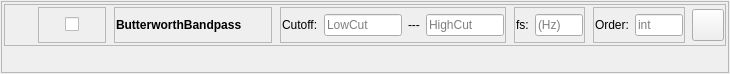
<?xml version="1.0" encoding="UTF-8"?>
<ui version="4.0">
 <class>topLevelForm</class>
 <widget class="QWidget" name="topLevelForm">
  <property name="geometry">
   <rect>
    <x>0</x>
    <y>0</y>
    <width>730</width>
    <height>74</height>
   </rect>
  </property>
  <property name="sizePolicy">
   <sizepolicy hsizetype="Preferred" vsizetype="Minimum">
    <horstretch>0</horstretch>
    <verstretch>0</verstretch>
   </sizepolicy>
  </property>
  <property name="maximumSize">
   <size>
    <width>800</width>
    <height>100</height>
   </size>
  </property>
  <property name="windowTitle">
   <string>Form</string>
  </property>
  <layout class="QVBoxLayout" name="verticalLayout">
   <property name="leftMargin">
    <number>1</number>
   </property>
   <property name="topMargin">
    <number>1</number>
   </property>
   <property name="rightMargin">
    <number>1</number>
   </property>
   <property name="bottomMargin">
    <number>1</number>
   </property>
   <item>
    <widget class="QFrame" name="frame_6">
     <property name="frameShape">
      <enum>QFrame::StyledPanel</enum>
     </property>
     <property name="frameShadow">
      <enum>QFrame::Raised</enum>
     </property>
     <layout class="QVBoxLayout" name="verticalLayout_3">
      <property name="leftMargin">
       <number>1</number>
      </property>
      <property name="topMargin">
       <number>1</number>
      </property>
      <property name="rightMargin">
       <number>1</number>
      </property>
      <property name="bottomMargin">
       <number>1</number>
      </property>
      <item>
       <widget class="QWidget" name="DataProcessorSettingsWidget" native="true">
        <layout class="QHBoxLayout" name="horizontalLayout_10">
         <property name="leftMargin">
          <number>1</number>
         </property>
         <property name="topMargin">
          <number>1</number>
         </property>
         <property name="rightMargin">
          <number>1</number>
         </property>
         <property name="bottomMargin">
          <number>1</number>
         </property>
         <item>
          <widget class="QFrame" name="frame">
           <property name="sizePolicy">
            <sizepolicy hsizetype="Preferred" vsizetype="Minimum">
             <horstretch>0</horstretch>
             <verstretch>0</verstretch>
            </sizepolicy>
           </property>
           <property name="frameShape">
            <enum>QFrame::StyledPanel</enum>
           </property>
           <property name="frameShadow">
            <enum>QFrame::Raised</enum>
           </property>
           <layout class="QHBoxLayout" name="horizontalLayout_12">
            <property name="leftMargin">
             <number>1</number>
            </property>
            <property name="topMargin">
             <number>1</number>
            </property>
            <property name="rightMargin">
             <number>1</number>
            </property>
            <property name="bottomMargin">
             <number>1</number>
            </property>
            <item>
             <widget class="QLabel" name="DataProcessorStateLabel">
              <property name="sizePolicy">
               <sizepolicy hsizetype="Fixed" vsizetype="Minimum">
                <horstretch>0</horstretch>
                <verstretch>0</verstretch>
               </sizepolicy>
              </property>
              <property name="minimumSize">
               <size>
                <width>25</width>
                <height>0</height>
               </size>
              </property>
              <property name="text">
               <string/>
              </property>
             </widget>
            </item>
            <item>
             <widget class="QWidget" name="ActivateCheckboxWidget" native="true">
              <property name="sizePolicy">
               <sizepolicy hsizetype="Fixed" vsizetype="Minimum">
                <horstretch>0</horstretch>
                <verstretch>0</verstretch>
               </sizepolicy>
              </property>
              <property name="minimumSize">
               <size>
                <width>70</width>
                <height>0</height>
               </size>
              </property>
              <layout class="QHBoxLayout" name="horizontalLayout_3">
               <property name="leftMargin">
                <number>1</number>
               </property>
               <property name="topMargin">
                <number>1</number>
               </property>
               <property name="rightMargin">
                <number>1</number>
               </property>
               <property name="bottomMargin">
                <number>1</number>
               </property>
               <item>
                <widget class="QFrame" name="frame_1">
                 <property name="frameShape">
                  <enum>QFrame::StyledPanel</enum>
                 </property>
                 <property name="frameShadow">
                  <enum>QFrame::Raised</enum>
                 </property>
                 <layout class="QHBoxLayout" name="horizontalLayout_7">
                  <property name="leftMargin">
                   <number>1</number>
                  </property>
                  <property name="topMargin">
                   <number>1</number>
                  </property>
                  <property name="rightMargin">
                   <number>1</number>
                  </property>
                  <property name="bottomMargin">
                   <number>1</number>
                  </property>
                  <item alignment="Qt::AlignHCenter|Qt::AlignVCenter">
                   <widget class="QCheckBox" name="ActivateDataProcessorCheckbox">
                    <property name="layoutDirection">
                     <enum>Qt::RightToLeft</enum>
                    </property>
                    <property name="text">
                     <string/>
                    </property>
                   </widget>
                  </item>
                 </layout>
                </widget>
               </item>
              </layout>
             </widget>
            </item>
            <item>
             <widget class="QWidget" name="dataProessorNameWidget" native="true">
              <property name="sizePolicy">
               <sizepolicy hsizetype="Fixed" vsizetype="Minimum">
                <horstretch>0</horstretch>
                <verstretch>0</verstretch>
               </sizepolicy>
              </property>
              <property name="minimumSize">
               <size>
                <width>160</width>
                <height>0</height>
               </size>
              </property>
              <layout class="QHBoxLayout" name="horizontalLayout_2">
               <property name="leftMargin">
                <number>1</number>
               </property>
               <property name="topMargin">
                <number>1</number>
               </property>
               <property name="rightMargin">
                <number>1</number>
               </property>
               <property name="bottomMargin">
                <number>1</number>
               </property>
               <item>
                <widget class="QFrame" name="frame_2">
                 <property name="frameShape">
                  <enum>QFrame::StyledPanel</enum>
                 </property>
                 <property name="frameShadow">
                  <enum>QFrame::Raised</enum>
                 </property>
                 <layout class="QHBoxLayout" name="horizontalLayout_4">
                  <property name="leftMargin">
                   <number>1</number>
                  </property>
                  <property name="topMargin">
                   <number>1</number>
                  </property>
                  <property name="rightMargin">
                   <number>1</number>
                  </property>
                  <property name="bottomMargin">
                   <number>1</number>
                  </property>
                  <item>
                   <widget class="QLabel" name="dataProcessorNameLabel">
                    <property name="enabled">
                     <bool>true</bool>
                    </property>
                    <property name="sizePolicy">
                     <sizepolicy hsizetype="Expanding" vsizetype="Fixed">
                      <horstretch>0</horstretch>
                      <verstretch>0</verstretch>
                     </sizepolicy>
                    </property>
                    <property name="minimumSize">
                     <size>
                      <width>0</width>
                      <height>32</height>
                     </size>
                    </property>
                    <property name="maximumSize">
                     <size>
                      <width>200</width>
                      <height>32</height>
                     </size>
                    </property>
                    <property name="font">
                     <font>
                      <bold>true</bold>
                     </font>
                    </property>
                    <property name="text">
                     <string>ButterworthBandpass</string>
                    </property>
                   </widget>
                  </item>
                 </layout>
                </widget>
               </item>
              </layout>
             </widget>
            </item>
            <item>
             <widget class="QWidget" name="cutoffWidget" native="true">
              <property name="sizePolicy">
               <sizepolicy hsizetype="Preferred" vsizetype="Minimum">
                <horstretch>0</horstretch>
                <verstretch>0</verstretch>
               </sizepolicy>
              </property>
              <layout class="QHBoxLayout" name="horizontalLayout_5">
               <property name="leftMargin">
                <number>1</number>
               </property>
               <property name="topMargin">
                <number>1</number>
               </property>
               <property name="rightMargin">
                <number>1</number>
               </property>
               <property name="bottomMargin">
                <number>1</number>
               </property>
               <item>
                <widget class="QFrame" name="frame_3">
                 <property name="frameShape">
                  <enum>QFrame::StyledPanel</enum>
                 </property>
                 <property name="frameShadow">
                  <enum>QFrame::Raised</enum>
                 </property>
                 <layout class="QHBoxLayout" name="horizontalLayout_8">
                  <property name="leftMargin">
                   <number>1</number>
                  </property>
                  <property name="topMargin">
                   <number>1</number>
                  </property>
                  <property name="rightMargin">
                   <number>1</number>
                  </property>
                  <property name="bottomMargin">
                   <number>1</number>
                  </property>
                  <item>
                   <widget class="QLabel" name="cutoffLable">
                    <property name="text">
                     <string>Cutoff:</string>
                    </property>
                   </widget>
                  </item>
                  <item>
                   <widget class="QLineEdit" name="lowcutLineEdit">
                    <property name="inputMask">
                     <string/>
                    </property>
                    <property name="text">
                     <string/>
                    </property>
                    <property name="placeholderText">
                     <string>LowCut</string>
                    </property>
                   </widget>
                  </item>
                  <item>
                   <widget class="QLabel" name="dash">
                    <property name="text">
                     <string>---</string>
                    </property>
                   </widget>
                  </item>
                  <item>
                   <widget class="QLineEdit" name="highcutLineEdit">
                    <property name="inputMask">
                     <string/>
                    </property>
                    <property name="text">
                     <string/>
                    </property>
                    <property name="placeholderText">
                     <string>HighCut</string>
                    </property>
                   </widget>
                  </item>
                 </layout>
                </widget>
               </item>
              </layout>
             </widget>
            </item>
            <item>
             <widget class="QWidget" name="fsWidget" native="true">
              <property name="sizePolicy">
               <sizepolicy hsizetype="Preferred" vsizetype="Minimum">
                <horstretch>0</horstretch>
                <verstretch>0</verstretch>
               </sizepolicy>
              </property>
              <layout class="QHBoxLayout" name="horizontalLayout_6">
               <property name="leftMargin">
                <number>1</number>
               </property>
               <property name="topMargin">
                <number>1</number>
               </property>
               <property name="rightMargin">
                <number>1</number>
               </property>
               <property name="bottomMargin">
                <number>1</number>
               </property>
               <item>
                <widget class="QFrame" name="frame_4">
                 <property name="frameShape">
                  <enum>QFrame::StyledPanel</enum>
                 </property>
                 <property name="frameShadow">
                  <enum>QFrame::Raised</enum>
                 </property>
                 <layout class="QHBoxLayout" name="horizontalLayout">
                  <property name="leftMargin">
                   <number>1</number>
                  </property>
                  <property name="topMargin">
                   <number>1</number>
                  </property>
                  <property name="rightMargin">
                   <number>1</number>
                  </property>
                  <property name="bottomMargin">
                   <number>1</number>
                  </property>
                  <item>
                   <widget class="QLabel" name="fsLabel">
                    <property name="text">
                     <string>fs:</string>
                    </property>
                   </widget>
                  </item>
                  <item>
                   <widget class="QLineEdit" name="fsLineEdit">
                    <property name="text">
                     <string/>
                    </property>
                    <property name="placeholderText">
                     <string>(Hz)</string>
                    </property>
                   </widget>
                  </item>
                 </layout>
                </widget>
               </item>
              </layout>
             </widget>
            </item>
            <item>
             <widget class="QWidget" name="orderWidget" native="true">
              <property name="sizePolicy">
               <sizepolicy hsizetype="Preferred" vsizetype="Minimum">
                <horstretch>0</horstretch>
                <verstretch>0</verstretch>
               </sizepolicy>
              </property>
              <layout class="QHBoxLayout" name="horizontalLayout_11">
               <property name="leftMargin">
                <number>1</number>
               </property>
               <property name="topMargin">
                <number>1</number>
               </property>
               <property name="rightMargin">
                <number>1</number>
               </property>
               <property name="bottomMargin">
                <number>1</number>
               </property>
               <item>
                <widget class="QFrame" name="frame_5">
                 <property name="frameShape">
                  <enum>QFrame::StyledPanel</enum>
                 </property>
                 <property name="frameShadow">
                  <enum>QFrame::Raised</enum>
                 </property>
                 <layout class="QHBoxLayout" name="horizontalLayout_9">
                  <property name="leftMargin">
                   <number>1</number>
                  </property>
                  <property name="topMargin">
                   <number>1</number>
                  </property>
                  <property name="rightMargin">
                   <number>1</number>
                  </property>
                  <property name="bottomMargin">
                   <number>1</number>
                  </property>
                  <item>
                   <widget class="QLabel" name="orderLabel">
                    <property name="text">
                     <string>Order:</string>
                    </property>
                   </widget>
                  </item>
                  <item>
                   <widget class="QLineEdit" name="orderLineEdit">
                    <property name="text">
                     <string/>
                    </property>
                    <property name="placeholderText">
                     <string>int</string>
                    </property>
                   </widget>
                  </item>
                 </layout>
                </widget>
               </item>
              </layout>
             </widget>
            </item>
            <item>
             <widget class="QPushButton" name="removeDataProcessorBtn">
              <property name="sizePolicy">
               <sizepolicy hsizetype="Fixed" vsizetype="Minimum">
                <horstretch>0</horstretch>
                <verstretch>0</verstretch>
               </sizepolicy>
              </property>
              <property name="minimumSize">
               <size>
                <width>32</width>
                <height>32</height>
               </size>
              </property>
              <property name="maximumSize">
               <size>
                <width>32</width>
                <height>32</height>
               </size>
              </property>
              <property name="text">
               <string/>
              </property>
             </widget>
            </item>
           </layout>
          </widget>
         </item>
        </layout>
       </widget>
      </item>
      <item>
       <widget class="QWidget" name="DataProcessorEvokeMessageWidget" native="true">
        <layout class="QHBoxLayout" name="horizontalLayout_13">
         <property name="leftMargin">
          <number>1</number>
         </property>
         <property name="topMargin">
          <number>1</number>
         </property>
         <property name="rightMargin">
          <number>1</number>
         </property>
         <property name="bottomMargin">
          <number>1</number>
         </property>
         <item>
          <widget class="QLabel" name="DataProcessorEvokeMessageLabel">
           <property name="text">
            <string/>
           </property>
          </widget>
         </item>
        </layout>
       </widget>
      </item>
     </layout>
    </widget>
   </item>
  </layout>
 </widget>
 <resources/>
 <connections/>
</ui>
